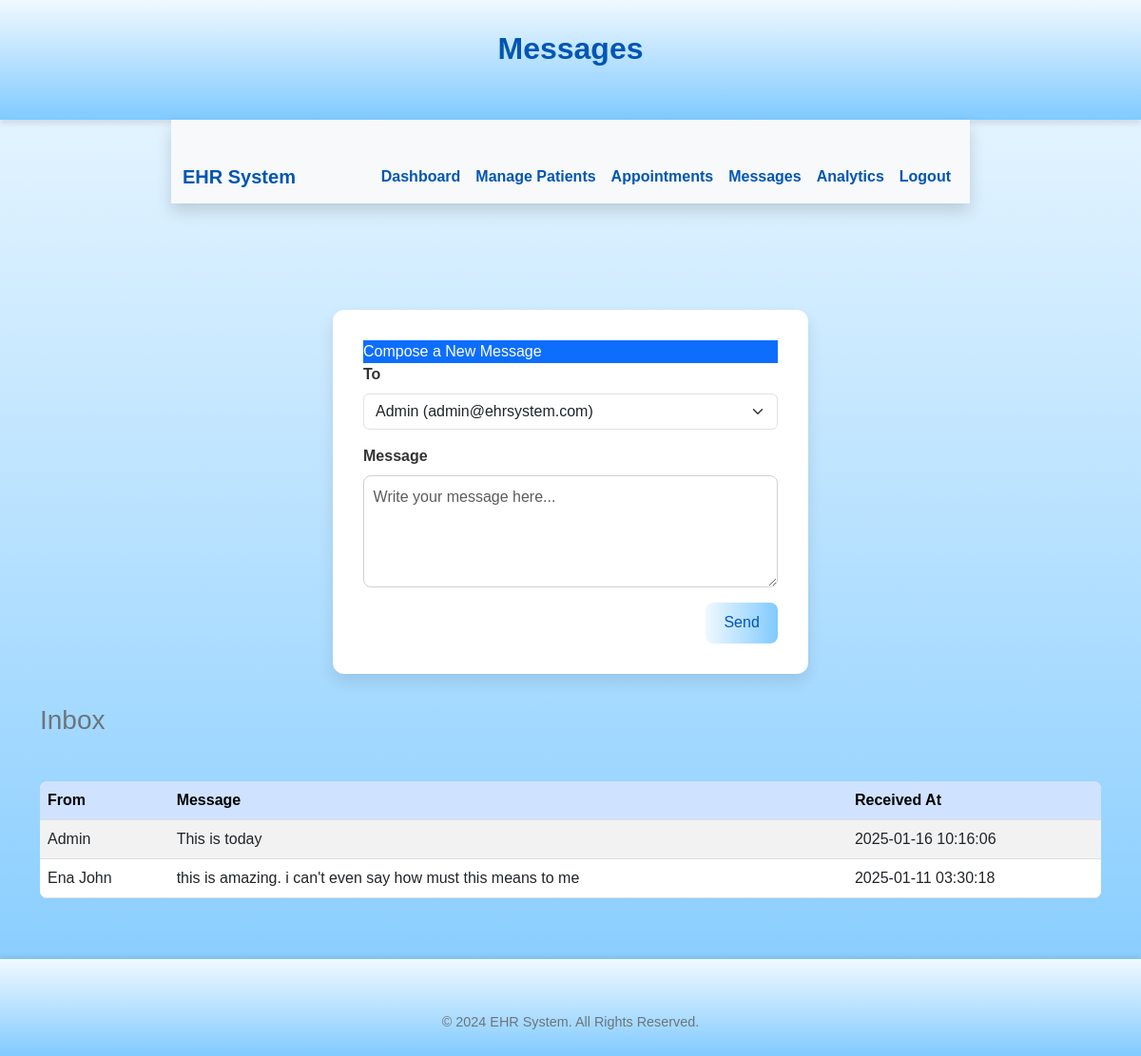
The app's page /messages (signed in) with its own data.
### tables this page shows
CREATE TABLE messages (
    id INTEGER PRIMARY KEY AUTOINCREMENT,
    sender_id INTEGER NOT NULL, -- Foreign key linking to users table
    receiver_id INTEGER NOT NULL, -- Foreign key linking to users table
    message TEXT NOT NULL,
    sent_at TIMESTAMP DEFAULT CURRENT_TIMESTAMP,
    FOREIGN KEY (sender_id) REFERENCES users (id) ON DELETE CASCADE,
    FOREIGN KEY (receiver_id) REFERENCES users (id) ON DELETE CASCADE
);

CREATE TABLE users (
    id INTEGER PRIMARY KEY AUTOINCREMENT,
    name TEXT NOT NULL,
    email TEXT NOT NULL UNIQUE,
    password TEXT NOT NULL,
    created_at TIMESTAMP DEFAULT CURRENT_TIMESTAMP
, roles TEXT);

### app.py (the view, shortened to what this page needs)
@app.route('/messages', methods=['GET', 'POST'])
def messages():
    conn = get_db_connection()
    user_id = session.get('user_id')
    if user_id:
        inbox_messages = conn.execute(
            '''
            SELECT m.message, m.sent_at, u.name AS sender_name
            FROM messages m
            JOIN users u ON m.sender_id = u.id
            WHERE m.receiver_id = ?
            ORDER BY m.sent_at DESC
            ''', (user_id,)
        ).fetchall()
        users = conn.execute('SELECT id, name, email FROM users WHERE id != ?', (user_id,)).fetchall()
        conn.close()
        return render_template('dashboard/messages.html', messages=inbox_messages, users=users)
    else:
        conn.close()
        flash('You need to log in to view messages.', 'danger')
        return redirect(url_for('login'))

### app.py (called while the page is built)
def get_db_connection():
    conn = sqlite3.connect('database/ehr.db')
    conn.row_factory = sqlite3.Row
    return conn

@app.context_processor
def inject_roles():
    return {
        'current_roles': session.get('roles', []),
        'current_route': request.endpoint  # Pass the current route
    }

### templates/dashboard/messages.html (shortened to what this page needs)
<!DOCTYPE html>
<html lang="en">
<head>
    <link rel="stylesheet" href="https://cdn.jsdelivr.net/npm/bootstrap@5.3.0-alpha3/dist/css/bootstrap.min.css">
    <link rel="stylesheet" href="/static/css/style.css">
</head>
<body>
   <header> <h2>Messages</h2></header>
    <nav class="navbar navbar-expand-lg navbar-light bg-light shadow">
        <div class="container">
            <a class="navbar-brand" href="/">EHR System</a>
            <div class="collapse navbar-collapse" id="navbarNav">
                <ul class="navbar-nav ms-auto">
                    <li class="nav-item"><a class="nav-link" href="/dashboard">Dashboard</a></li>
                    <li class="nav-item"><a class="nav-link" href="/manage-patients">Manage Patients</a></li>
                    <li class="nav-item"><a class="nav-link" href="/appointments">Appointments</a></li>
                    <li class="nav-item"><a class="nav-link active" href="/messages">Messages</a></li>
                    <li class="nav-item"><a class="nav-link" href="/analytics">Analytics</a></li>
                    <li class="nav-item"><a class="nav-link" href="/logout">Logout</a></li>
                </ul>
            </div>
        </div>
    </nav>
    <div class="container py-5">
        <div class="row justify-content-center">
            <div class="card-body">
                <form method="POST" action="/send-message">
			<div class="card-header bg-primary text-white">Compose a New Message</div>
                    <div class="mb-3">
                        <label for="receiver" class="form-label">To</label>
                        <select id="receiver" name="receiver_id" class="form-select" required>
                            {% for user in users %}
                            <option value="{{ user.id }}">{{ user.name }} ({{ user.email }})</option>
                            {% endfor %}
                        </select>
                    </div>
                    <div class="mb-3">
                        <label for="message" class="form-label">Message</label>
                        <textarea id="message" name="message" class="form-control" rows="4" placeholder="Write your message here..." required></textarea>
                    </div>
                    <div class="text-end">
                        <button type="submit" class="btn btn-primary">Send</button>
                    </div>
                </form>
            </div>
        </div>
        <h3 class="text-secondary mb-3">Inbox</h3>
        <div class="table-responsive">
            <table class="table table-striped table-hover">
                <thead class="table-primary">
                    <tr>
                        <th>From</th>
                        <th>Message</th>
                        <th>Received At</th>
                    </tr>
                </thead>
                <tbody>
                    {% for message in messages %}
                    <tr>
                        <td>{{ message.sender_name }}</td>
                        <td>{{ message.message }}</td>
                        <td>{{ message.sent_at }}</td>
                    </tr>
                    {% endfor %}
                </tbody>
            </table>
        </div>
    </div>
    <footer class="bg-light py-4 mt-auto">
        <div class="container text-center">
            <p class="text-secondary mb-0">&copy; 2024 EHR System. All Rights Reserved.</p>
        </div>
    </footer>
</body>
</html>

### static/css/style.css (style rules this page uses)
html, body { height: 100%; margin: 0; padding: 0; display: flex; flex-direction: column; font-family: 'Arial', sans-serif; background: linear-gradient(to bottom, #f0f9ff, #80caff); color: #0056b3; }
header { background: linear-gradient(to bottom, #f0f9ff, #80caff); color: #0056b3; padding: 2rem; text-align: center; box-shadow: 0px 4px 6px rgba(0, 0, 0, 0.1); }
nav { background: #ffffff; box-shadow: 0 4px 6px rgba(0, 0, 0, 0.1); z-index: 1000; width: 70%; margin: 0 auto; }
.navbar-brand { font-weight: bold; color: #0056b3 !important; }
.nav-link { color: #0056b3 !important; font-weight: 600; transition: color 0.3s ease; }
footer { margin-top: auto; background: linear-gradient(to bottom, #f0f9ff, #80caff); color: #0056b3; text-align: center; padding: 1rem; font-size: 0.9rem; box-shadow: 0 -2px 6px rgba(0, 0, 0, 0.1); }
.container { flex: 1; margin-top: 2rem; }
h2 { color: #0056b3; font-weight: bold; margin-bottom: 1.5rem; }
.btn { background: linear-gradient(to right, #f0f9ff, #80caff); color: #0056b3; border: none; padding: 0.6rem 1.2rem; font-size: 1rem; font-weight: 300; border-radius: 8px; transition: background 0.3s, color 0.3s; }
form { max-width: 500px; margin: 2rem auto; padding: 2rem; background: #ffffff; border-radius: 12px; box-shadow: 0 8px 16px rgba(0, 0, 0, 0.1); }
.form-label { font-weight: bold; color: #333; }
.form-control { border-radius: 8px; padding: 0.6rem; font-size: 1rem; border: 1px solid #d1d1d1; transition: box-shadow 0.3s ease, border-color 0.3s ease; }
table { width: 100%; border-collapse: collapse; margin: 2rem 0; background: #ffffff; border-radius: 8px; overflow: hidden; }
th, td { padding: 1rem; text-align: left; border-bottom: 1px solid #e0e0e0; }
th { background: #f0f9ff; color: #0056b3; font-weight: bold; }
td { color: #333; }

### records on screen
messages: sender_name "Admin", message "This is today", sent_at "2025-01-16 10:16:06"
messages: sender_name "Ena John", message "this is amazing. i can't even say how must this means to me", sent_at "2025-01-11 03:30:18"

### other values on screen
form field receiver_id "Admin (admin@ehrsystem.com)"
